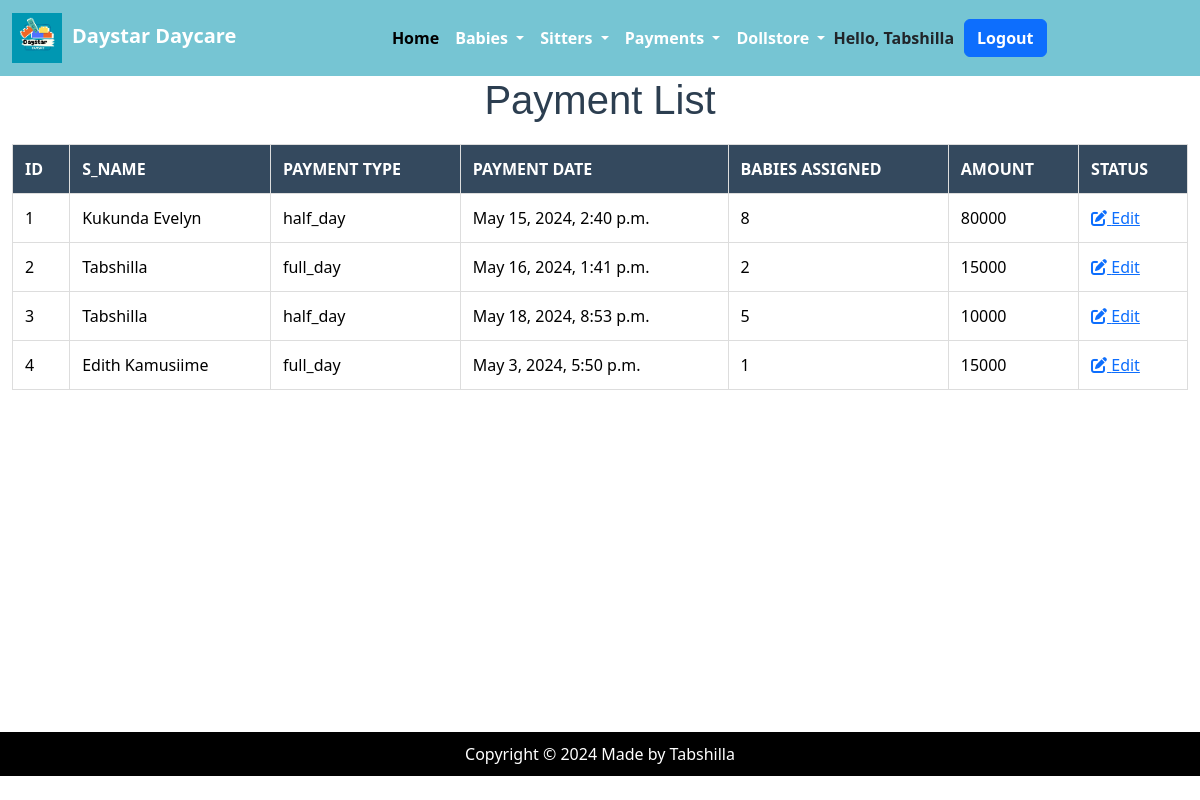
Page /paymentlist/ (signed in) on the committed database.
### DaystarApp/models.py (models this page shows, shortened)
class Payment(models.Model):
    S_name = models.ForeignKey(Sitter, on_delete=models.CASCADE,null=True, blank=True)
    HALF_DAY = 'half_day'
    FULL_DAY = 'full_day'
    PAYMENT_CHOICES = [
        (HALF_DAY, 'Half Day Payment (10,000 UGX)'),
        (FULL_DAY, 'Full Day Payment (15,000 UGX)'),
    ]
    payment_type = models.CharField(max_length=10, choices=PAYMENT_CHOICES)
    date = models.DateTimeField(null=True,blank=True)
    babies_assigned = models.IntegerField(default=0)
    amount = models.IntegerField(null=True, blank=True)

class Sitter(models.Model):
    RELIGION_CHOICES = (
        ('Christian', 'Christian'),
        ('Muslim', 'Muslim'),
        ('Other', 'Other'),
    )
    EDUCATION_LEVEL_CHOICES = (
        ('Primary', 'Primary'),
        ('Secondary', 'Secondary'),
        ('University', 'University'),
    )
    S_name = models.CharField(max_length=200,null=True,blank=True)
    gender = models.CharField(choices=[('female', 'female'),('male','male')], max_length=100, null=False)
    dob = models.DateTimeField()
    location = models.CharField(max_length=200, default="Kabalaga")
    next_of_kin = models.CharField(max_length=200)
    recommenders_name = models.CharField(max_length=200)
    religion = models.CharField(max_length=100, choices=RELIGION_CHOICES, blank=True)
    NIN = models.CharField(max_length=30, unique=True)
    education_level = models.CharField(max_length=200, choices=EDUCATION_LEVEL_CHOICES)
    sitter_number = models.CharField(max_length=200, unique=True)
    contact = models.IntegerField(null= True)
    def __str__(self):
        return self.S_name

### DaystarApp/views.py (the view)
# urls.py: path('paymentlist/', views.paymentlist, name='paymentlist'),
@login_required
def paymentlist(request):
    payment_list = Payment.objects.all()
    return render(request, 'DaystarApp/paymentlist.html', {'payment_list': payment_list})

### DaystarApp/templates/DaystarApp/paymentlist.html (shortened to what this page needs)
{% extends "DaystarApp/base.html" %}
{% load static %}
{% block content  %}
</head>
<body>
<h1>Payment List</h1>
<div class="container-fluid">
  <table class="table" style="width: 100%; border-collapse: collapse;">
      <thead>
          <tr>
              <th>ID</th>
              <th scope="col">S_name</th>
              <th scope="col">Payment Type</th>
              <th scope="col">Payment Date</th>
              <th scope="col">Babies Assigned</th>
              <th scope="col">Amount</th>
              <th>Status</th>
          </tr>
      </thead>
      <tbody>
          {% for Payment in payment_list %}
          <tr>
              <td>{{ forloop.counter }}</td>
              <td>{{ Payment.S_name }}</td>
              <td>{{ Payment.payment_type }}</td>
              <td>{{ Payment.date }}</td>
              <td>{{ Payment.babies_assigned }}</td>
              <td>{{ Payment.amount }}</td>
              <td class="action-links">
                <a href="{% url 'edit_payment' Payment.id %}"><i class="fas fa-edit"></i> Edit</a>
            </td>
          </tr>
          {% endfor %}
      </tbody>
  </table>
</div>
</body>
</html>
{% endblock  %}

### DaystarApp/templates/DaystarApp/base.html (shortened to what this page needs)
{% load static %}
<!DOCTYPE html>
<html lang="en">
<head>
</head>
<link href="https://cdn.jsdelivr.net/npm/bootstrap@5.3.3/dist/css/bootstrap.min.css" rel="stylesheet"
 />
<link rel="stylesheet" href="{% static 'DaystarApp/css/style.css' %}">
<link rel="stylesheet" href="https://cdnjs.cloudflare.com/ajax/libs/font-awesome/6.0.0-beta3/css/all.min.css">
<body>
    <nav class="navbar navbar-expand-lg " style="background-color: #76c5d3;">
      <div class="container-fluid">
          <a class="navbar-brand" href="{% url 'about' %}"><img src="{% static 'DaystarLogo.png' %}" alt="Daystar Image" style=" height: 50px; width: auto; margin-right: 10px;"><strong style="color: white;">Daystar Daycare </strong></a>
          {% if user.is_authenticated %}
          <div class="collapse navbar-collapse justify-content-center" id="navbarSupportedContent">
              <ul class="navbar-nav mb-2 mb-lg-0">
                  <li class="nav-item">
                      <a class="nav-link active" aria-current="page" href="{% url 'home' %}"><strong>Home</strong></a>
                  </li>
                  <li class="nav-item dropdown">
                      <a class="nav-link dropdown-toggle" href="#" role="button" data-bs-toggle="dropdown" aria-expanded="false">
                          <strong>Babies</strong>
                      </a>
                  </li>
                  <li class="nav-item dropdown">
                      <a class="nav-link dropdown-toggle" href="#" role="button" data-bs-toggle="dropdown" aria-expanded="false">
                          <strong>Sitters</strong>
                      </a>
                  </li>
                  <li class="nav-item dropdown">
                      <a class="nav-link dropdown-toggle" href="#" role="button" data-bs-toggle="dropdown" aria-expanded="false">
                          <strong>Payments</strong>
                      </a>
                  </li>
                  <li class="nav-item dropdown">
                      <a class="nav-link dropdown-toggle" href="#" role="button" data-bs-toggle="dropdown" aria-expanded="false">
                          <strong>Dollstore</strong>
                      </a>
                  </li>
              </ul>
              <div class="d-flex align-items-center">
                  <span class="hello-msg"><strong>Hello, {{ request.user }}</strong> </span>
                  <span><a class="btn btn-primary hello-msg" href="{% url 'logout' %}"><strong>Logout</strong></a></span>
              </div>
          </div>
      </div>
      {% endif %}
  </nav>
  <main>
      {% block content %}
      {% endblock %}
    <footer class="mt-auto mb-4">
      <div class="text-center">
        <span>Copyright &copy; <script>document.write(new Date().getFullYear())</script> Made by Tabshilla</span>
      </div>
    </footer>
  </body>
  </html>

### DaystarApp/static/DaystarApp/css/style.css (style rules this page uses)
.table { width: 100%; border-collapse: collapse; }
.table th, .table td { padding: 8px; text-align: left; border-bottom: 1px solid #ddd; }
.table th { background-color: #f2f2f2; font-weight: bold; }
.table tbody tr:nth-child(even) { background-color: #f2f2f2; }
.table th, .table td { padding: 8px; text-align: left; border: 1px solid #ddd; }

### DaystarApp/templates/DaystarApp/base.html (style rules this page uses)
body { display: flex; flex-direction: column; min-height: 100vh; }
main { flex: 1; }
footer { background-color: black; color: white; padding: 10px 0; text-align: center; width: 100%; }
.navbar { background-color: #76c5d3; }
.navbar-brand { color: white; font-weight: bold; }
.nav-link { color: white; font-weight: bold; }
.hello-msg { margin-right: 10px; }

### DaystarApp/templates/DaystarApp/paymentlist.html (style rules this page uses)
h1 { color: #2c3e50; text-align: center; font-family: 'Arial', sans-serif; margin-bottom: 20px; }
.table th, .table td { padding: 12px; text-align: left; border-bottom: 1px solid #ddd; }
.table thead th { background-color: #34495e; color: white; font-weight: bold; text-transform: uppercase; }
.table tbody tr:nth-child(even) { background-color: #f2f2f2; }

### rows in the picture
Payment: S_name "Kukunda Evelyn", payment_type "half_day", date "May 15, 2024, 2:40 p.m.", babies_assigned "8", amount "80000"
Payment: S_name "Tabshilla", payment_type "full_day", date "May 16, 2024, 1:41 p.m.", babies_assigned "2", amount "15000"
Payment: S_name "Tabshilla", payment_type "half_day", date "May 18, 2024, 8:53 p.m.", babies_assigned "5", amount "10000"
Payment: S_name "Edith Kamusiime", payment_type "full_day", date "May 3, 2024, 5:50 p.m.", babies_assigned "1", amount "15000"

### other values in the picture
{{ request.user }} "Tabshilla"
